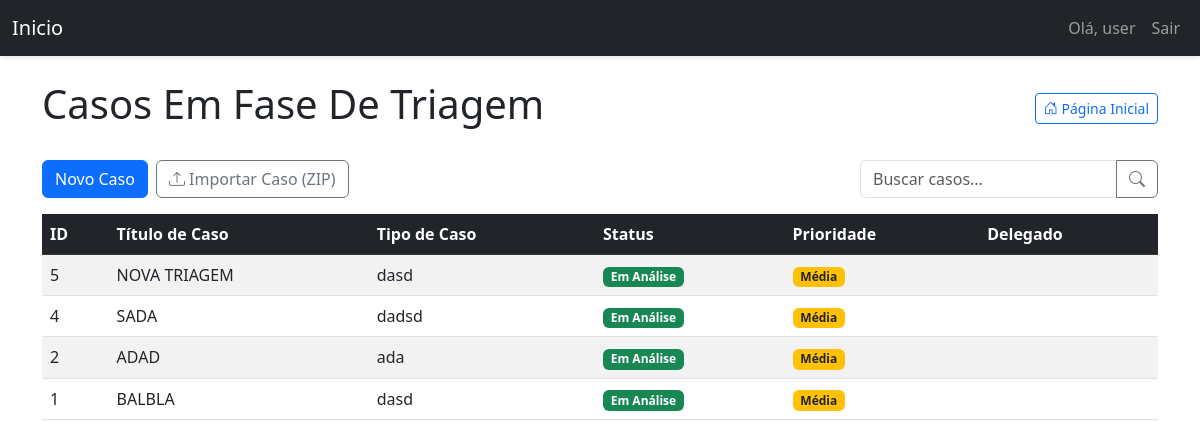
Screenshot of /dashboard/ (signed in) with the database file from the repository.
### models.py (models this page shows, shortened)
class User(UserMixin, db.Model):
    id = db.Column(db.Integer, primary_key=True)
    username = db.Column(db.String(64), index=True, unique=True)
    email = db.Column(db.String(120), index=True, unique=True)
    password_hash = db.Column(db.String(128))
    is_admin = db.Column(db.Boolean, default=False)
    tickets = db.relationship('Ticket', backref='author', lazy='dynamic', cascade="all, delete-orphan")
    comments = db.relationship('Comment', backref='author', lazy='dynamic', cascade="all, delete-orphan")
    attachments = db.relationship('Attachment', backref='author', lazy='dynamic')
    appointments = db.relationship('Appointment', backref='user', lazy='dynamic', cascade="all, delete-orphan")
    advogados = db.relationship('Advogado', backref='owner_user', lazy='dynamic', cascade="all, delete-orphan")

class Ticket(db.Model):
    id = db.Column(db.Integer, primary_key=True)
    ticket_code = db.Column(db.String(30), unique=True)
    title = db.Column(db.String(140))
    description = db.Column(db.Text)
    case_number = db.Column(db.String(50))
    status = db.Column(db.String(20), default='Em Análise')
    priority = db.Column(db.String(20), default='Média')
    created_at = db.Column(db.DateTime, index=True, default=datetime.utcnow)
    updated_at = db.Column(db.DateTime, index=True, default=datetime.utcnow)
    user_id = db.Column(db.Integer, db.ForeignKey('user.id'))
    delegado = db.Column(db.String(100))
    comments = db.relationship('Comment', backref='ticket', lazy='dynamic', cascade="all, delete-orphan")
    attachments = db.relationship('Attachment', backref='ticket', lazy='dynamic', cascade="all, delete-orphan")
    todos = db.relationship('TodoItem', backref='ticket', lazy='dynamic', cascade="all, delete-orphan")

### triagem/routes/dashboard.py (the view)
@dashboard_bp.route('/')  # Rota vazia, que combina com o prefixo '/dashboard' em app.py
@login_required
def dashboard():
    search_term = request.args.get('search', '')
    query = Ticket.query
    if not current_user.is_admin:
        query = query.filter(Ticket.user_id == current_user.id)
    if search_term:
        query = query.filter(
            (Ticket.title.ilike(f'%{search_term}%')) |
            (Ticket.case_number.ilike(f'%{search_term}%')) |
            (Ticket.description.ilike(f'%{search_term}%'))
        )
    status_order = {'Em Análise': 1, 'Em Espera': 2, 'Arquivado': 3}
    priority_order = {'Alta': 1, 'Média': 2, 'Baixa': 3}
    query = query.order_by(
        db.case(status_order, value=Ticket.status),
        db.case(priority_order, value=Ticket.priority),
        Ticket.updated_at.desc()
    )
    tickets = query.all()
    return render_template('dashboard.html', tickets=tickets, search_term=search_term)

### triagem/templates/dashboard.html (shortened to what this page needs)
{% extends "base.html" %}
{% block content %}
<div class="d-flex justify-content-between align-items-center mb-4 flex-wrap">
    <h1>Casos Em Fase De Triagem</h1>
    <a href="{{ url_for('main.index') }}" class="btn btn-outline-primary btn-sm">
        <i class="bi bi-house-door"></i> Página Inicial
    </a>
</div>
<div class="d-flex justify-content-between mb-3 flex-wrap gap-2">
    <div class="d-flex gap-2">
        <a href="{{ url_for('ticket.create_ticket') }}" class="btn btn-primary">Novo Caso</a>
        <form id="importZipForm" method="POST" action="{{ url_for('ticket_export_import.import_ticket_zip') }}" enctype="multipart/form-data" style="display:inline;">
            <button class="btn btn-outline-secondary" type="button" id="importZipBtn">
                <i class="bi bi-upload"></i> Importar Caso (ZIP)
            </button>
        </form>
    </div>
    <form method="GET" action="{{ url_for('dashboard.dashboard') }}" class="d-flex ms-md-auto mt-2 mt-md-0">
        <div class="input-group">
            <input type="text" name="search" class="form-control" placeholder="Buscar casos..." value="{{ request.args.get('search', '') }}">
            <button class="btn btn-outline-secondary" type="submit">
                <i class="bi bi-search"></i>
            </button>
        </div>
    </form>
</div>
<div class="table-responsive">
    <table class="table table-striped table-hover" id="tickets-table">
        <thead class="table-dark">
            <tr>
                <th>ID</th>
                <th>Título de Caso</th>
                <th>Tipo de Caso</th>
                <th>Status</th>
                <th>Prioridade</th>
                <th>Delegado</th>
            </tr>
        </thead>
        <tbody>
            {% for ticket in tickets %}
            <tr class="clickable-row" data-href="{{ url_for('ticket.view_ticket', ticket_id=ticket.id) }}">
                <td>{{ ticket.id }}</td>
                <td>{{ ticket.title }}</td>
                <td>{{ ticket.case_number }}</td>
                <td>
                    <span class="badge
                        {% if ticket.status == 'Em Análise' %}bg-success
                        {% elif ticket.status == 'Em Espera' %}bg-warning text-dark
                        {% elif ticket.status == 'Arquivado' %}bg-secondary
                        {% else %}bg-info{% endif %}">
                        {{ ticket.status }}
                    </span>
                </td>
                <td>
                    <span class="badge
                        {% if ticket.priority == 'Alta' %}bg-danger
                        {% elif ticket.priority == 'Média' %}bg-warning text-dark
                        {% elif ticket.priority == 'Baixa' %}bg-info
                        {% else %}bg-secondary{% endif %}">
                        {{ ticket.priority }}
                    </span>
                </td>
                <td>{{ ticket.delegado }}</td>
            </tr>
            {% endfor %}
        </tbody>
    </table>
</div>
{% endblock %}

### triagem/templates/base.html (shortened to what this page needs)
<!DOCTYPE html>
<html lang="pt-BR">
<head>
    {% block styles %}
        <link rel="stylesheet" href="https://cdn.jsdelivr.net/npm/bootstrap-icons@1.8.0/font/bootstrap-icons.css">
        <link rel="stylesheet" href="{{ url_for('static', filename='css/triagem.css') }}">
        <link href="https://cdn.jsdelivr.net/npm/bootstrap@5.3.0/dist/css/bootstrap.min.css" rel="stylesheet">
    {% endblock %}
</head>
<body>
    <nav class="navbar navbar-expand-lg navbar-dark bg-dark">
        <div class="container-fluid">
            <a class="navbar-brand" href="{{ url_for('main.index') }}">Inicio</a>
            <div class="collapse navbar-collapse" id="navbarNav">
                <ul class="navbar-nav ms-auto">
                    {% if current_user.is_authenticated %}
                    <li class="nav-item">
                        <span class="nav-link">Olá, {{ current_user.username }}</span>
                    </li>
                    <li class="nav-item">
                        <a class="nav-link" href="{{ url_for('auth.logout') }}">Sair</a>
                    </li>
                    {% else %}
                    <li class="nav-item">
                        <a class="nav-link" href="{{ url_for('auth.login') }}">Login</a>
                    </li>
                    {% endif %}
                </ul>
            </div>
        </div>
    </nav>
    <div class="container mt-4">
        {% block content %}{% endblock %}
    </div>
</body>
</html>

### static/css/triagem.css (style rules this page uses)
body { background-color: #f8f9fa; padding-bottom: 50px; font-family: 'Open Sans', sans-serif; }
.navbar { box-shadow: 0 2px 4px rgba(0,0,0,.1); }
.table th { background-color: #f8f9fa; }
.badge { font-weight: 500; }
::placeholder { color: #6c757d; opacity: 1; }
.clickable-row { cursor: pointer; }

### rows the page displays
User: username "user"
Ticket: id "5", title "NOVA TRIAGEM", case_number "dasd", status "Em Análise", priority "Média"
Ticket: id "4", title "SADA", case_number "dadsd", status "Em Análise", priority "Média"
Ticket: id "2", title "ADAD", case_number "ada", status "Em Análise", priority "Média"
Ticket: id "1", title "BALBLA", case_number "dasd", status "Em Análise", priority "Média"
